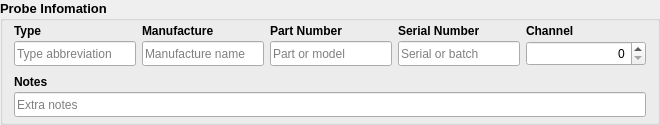
        <widget class="QGroupBox" name="prbGroup">
         <property name="minimumSize">
          <size>
           <width>660</width>
           <height>125</height>
          </size>
         </property>
         <property name="maximumSize">
          <size>
           <width>16777215</width>
           <height>125</height>
          </size>
         </property>
         <property name="font">
          <font>
           <pointsize>10</pointsize>
           <bold>true</bold>
          </font>
         </property>
         <property name="title">
          <string>Probe Infomation</string>
         </property>
         <layout class="QVBoxLayout" name="prbLayout">
          <property name="topMargin">
           <number>0</number>
          </property>
          <property name="bottomMargin">
           <number>6</number>
          </property>
          <item>
           <layout class="QHBoxLayout" name="prbStdLayout">
            <item>
             <layout class="QVBoxLayout" name="prbTypLayout">
              <property name="spacing">
               <number>0</number>
              </property>
              <item>
               <widget class="QLabel" name="prbTypLabel">
                <property name="font">
                 <font>
                  <pointsize>9</pointsize>
                  <bold>true</bold>
                 </font>
                </property>
                <property name="text">
                 <string>Type</string>
                </property>
               </widget>
              </item>
              <item>
               <widget class="QLineEdit" name="prbTypLine">
                <property name="minimumSize">
                 <size>
                  <width>120</width>
                  <height>25</height>
                 </size>
                </property>
                <property name="maximumSize">
                 <size>
                  <width>16777215</width>
                  <height>25</height>
                 </size>
                </property>
                <property name="font">
                 <font>
                  <pointsize>9</pointsize>
                  <bold>false</bold>
                 </font>
                </property>
                <property name="placeholderText">
                 <string>Type abbreviation</string>
                </property>
               </widget>
              </item>
             </layout>
            </item>
            <item>
             <layout class="QVBoxLayout" name="prbMfrLayout">
              <property name="spacing">
               <number>0</number>
              </property>
              <item>
               <widget class="QLabel" name="prbMfrLabel">
                <property name="minimumSize">
                 <size>
                  <width>0</width>
                  <height>20</height>
                 </size>
                </property>
                <property name="maximumSize">
                 <size>
                  <width>16777215</width>
                  <height>20</height>
                 </size>
                </property>
                <property name="font">
                 <font>
                  <pointsize>9</pointsize>
                  <bold>true</bold>
                 </font>
                </property>
                <property name="text">
                 <string>Manufacture</string>
                </property>
               </widget>
              </item>
              <item>
               <widget class="QLineEdit" name="prbMfrLine">
                <property name="minimumSize">
                 <size>
                  <width>120</width>
                  <height>25</height>
                 </size>
                </property>
                <property name="maximumSize">
                 <size>
                  <width>16777215</width>
                  <height>25</height>
                 </size>
                </property>
                <property name="font">
                 <font>
                  <pointsize>9</pointsize>
                  <italic>false</italic>
                  <bold>false</bold>
                 </font>
                </property>
                <property name="placeholderText">
                 <string>Manufacture name</string>
                </property>
               </widget>
              </item>
             </layout>
            </item>
            <item>
             <layout class="QVBoxLayout" name="prbPrtLayout">
              <property name="spacing">
               <number>0</number>
              </property>
              <item>
               <widget class="QLabel" name="prbPrtLabel">
                <property name="minimumSize">
                 <size>
                  <width>0</width>
                  <height>20</height>
                 </size>
                </property>
                <property name="maximumSize">
                 <size>
                  <width>16777215</width>
                  <height>20</height>
                 </size>
                </property>
                <property name="font">
                 <font>
                  <pointsize>9</pointsize>
                  <bold>true</bold>
                 </font>
                </property>
                <property name="text">
                 <string>Part Number</string>
                </property>
               </widget>
              </item>
              <item>
               <widget class="QLineEdit" name="prbPrtLine">
                <property name="minimumSize">
                 <size>
                  <width>120</width>
                  <height>25</height>
                 </size>
                </property>
                <property name="maximumSize">
                 <size>
                  <width>16777215</width>
                  <height>25</height>
                 </size>
                </property>
                <property name="font">
                 <font>
                  <pointsize>9</pointsize>
                  <italic>false</italic>
                  <bold>false</bold>
                 </font>
                </property>
                <property name="placeholderText">
                 <string>Part or model</string>
                </property>
               </widget>
              </item>
             </layout>
            </item>
            <item>
             <layout class="QVBoxLayout" name="prbSrnLayout">
              <property name="spacing">
               <number>0</number>
              </property>
              <item>
               <widget class="QLabel" name="prbSrnLabel">
                <property name="minimumSize">
                 <size>
                  <width>0</width>
                  <height>20</height>
                 </size>
                </property>
                <property name="maximumSize">
                 <size>
                  <width>16777215</width>
                  <height>20</height>
                 </size>
                </property>
                <property name="font">
                 <font>
                  <pointsize>9</pointsize>
                  <bold>true</bold>
                 </font>
                </property>
                <property name="text">
                 <string>Serial Number</string>
                </property>
               </widget>
              </item>
              <item>
               <widget class="QLineEdit" name="prbSrnLine">
                <property name="minimumSize">
                 <size>
                  <width>120</width>
                  <height>25</height>
                 </size>
                </property>
                <property name="maximumSize">
                 <size>
                  <width>16777215</width>
                  <height>25</height>
                 </size>
                </property>
                <property name="font">
                 <font>
                  <pointsize>9</pointsize>
                  <bold>false</bold>
                 </font>
                </property>
                <property name="placeholderText">
                 <string>Serial or batch</string>
                </property>
               </widget>
              </item>
             </layout>
            </item>
            <item>
             <layout class="QVBoxLayout" name="prbChnLayout">
              <property name="spacing">
               <number>0</number>
              </property>
              <item>
               <widget class="QLabel" name="prbChnLabel">
                <property name="minimumSize">
                 <size>
                  <width>0</width>
                  <height>20</height>
                 </size>
                </property>
                <property name="maximumSize">
                 <size>
                  <width>16777215</width>
                  <height>20</height>
                 </size>
                </property>
                <property name="font">
                 <font>
                  <pointsize>9</pointsize>
                  <bold>true</bold>
                 </font>
                </property>
                <property name="text">
                 <string>Channel</string>
                </property>
               </widget>
              </item>
              <item>
               <widget class="QSpinBox" name="prbChnSpinbox">
                <property name="minimumSize">
                 <size>
                  <width>120</width>
                  <height>25</height>
                 </size>
                </property>
                <property name="maximumSize">
                 <size>
                  <width>16777215</width>
                  <height>25</height>
                 </size>
                </property>
                <property name="font">
                 <font>
                  <pointsize>9</pointsize>
                  <bold>false</bold>
                 </font>
                </property>
                <property name="alignment">
                 <set>Qt::AlignmentFlag::AlignRight|Qt::AlignmentFlag::AlignTrailing|Qt::AlignmentFlag::AlignVCenter</set>
                </property>
                <property name="maximum">
                 <number>10000</number>
                </property>
               </widget>
              </item>
             </layout>
            </item>
           </layout>
          </item>
          <item>
           <layout class="QVBoxLayout" name="prbNoteLayout">
            <property name="spacing">
             <number>0</number>
            </property>
            <item>
             <widget class="QLabel" name="prbNoteLabel">
              <property name="minimumSize">
               <size>
                <width>0</width>
                <height>20</height>
               </size>
              </property>
              <property name="maximumSize">
               <size>
                <width>16777215</width>
                <height>20</height>
               </size>
              </property>
              <property name="font">
               <font>
                <pointsize>9</pointsize>
                <bold>true</bold>
               </font>
              </property>
              <property name="text">
               <string>Notes</string>
              </property>
             </widget>
            </item>
            <item>
             <widget class="QLineEdit" name="prbNoteLine">
              <property name="minimumSize">
               <size>
                <width>500</width>
                <height>25</height>
               </size>
              </property>
              <property name="maximumSize">
               <size>
                <width>16777215</width>
                <height>25</height>
               </size>
              </property>
              <property name="font">
               <font>
                <pointsize>9</pointsize>
                <bold>false</bold>
               </font>
              </property>
              <property name="placeholderText">
               <string>Extra notes</string>
              </property>
             </widget>
            </item>
           </layout>
          </item>
         </layout>
        </widget>
